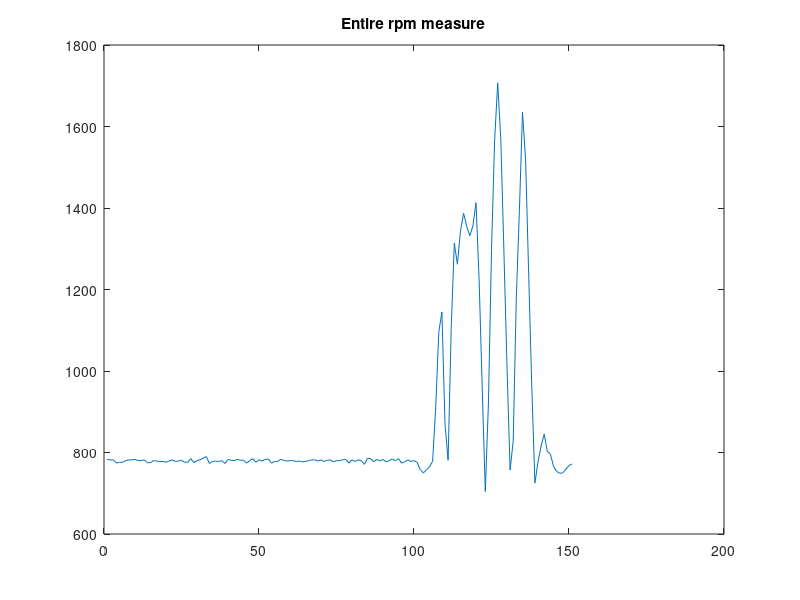
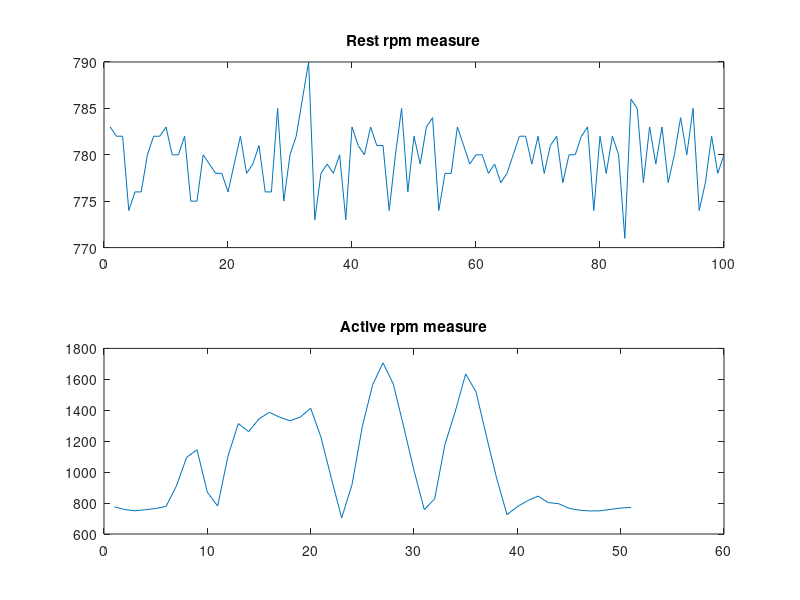
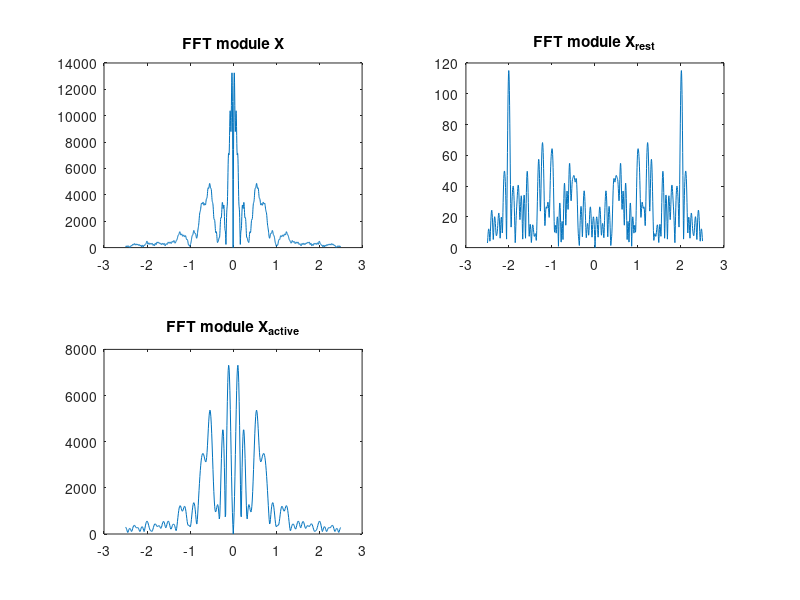

Recreate these plots in MATLAB, in order.
clear
clc
close all

% Get data from the txt file created by phone

X = load('OBD_rpm_storage_converted.txt');
%X = X - mean(X);
X_rest = X(1:100);
X_active = X(101:end);

figure(1)
plot(X)
title('Entire rpm measure')

figure(2)
subplot(2,1,1)
plot (X_rest)
title('Rest rpm measure')

figure(2)
subplot(2,1,2)
plot (X_active)
title('Active rpm measure')

%%%% Calcolo spettri
NFFT = 10*numel(X);
Ts = 0.2;
fs = 1/Ts;
f = linspace(-fs/2,fs/2,NFFT);

Xfft = fft(X-mean(X),NFFT);
figure (3)
subplot(2,2,1)
plot(f,fftshift(((abs(Xfft)))))
title ('FFT module X');

NFFT = 10*numel(X_rest);
f = linspace(-fs/2,fs/2,NFFT);
X_restfft = fft(X_rest-mean(X_rest),NFFT);
figure (3)
subplot(2,2,2)
plot(f,fftshift(((abs(X_restfft)))))
title ('FFT module X_{rest}');

NFFT = 10*numel(X_active);
f = linspace(-fs/2,fs/2,NFFT);
X_activefft = fft(X_active-mean(X_active),NFFT);
figure (3)
subplot(2,2,3)
plot(f,fftshift(((abs(X_activefft)))))
title ('FFT module X_{active}');

% NFFT = 10*numel(X);
% f = linspace(-fs/2,fs/2,NFFT);
% X_sumfft = X_restfft+X_activefft;
% figure (3)
% subplot(2,2,4)
% plot(f,fftshift(((abs(X_sumfft)))))
% title ('FFT module X_{rest}+X_{active}');



